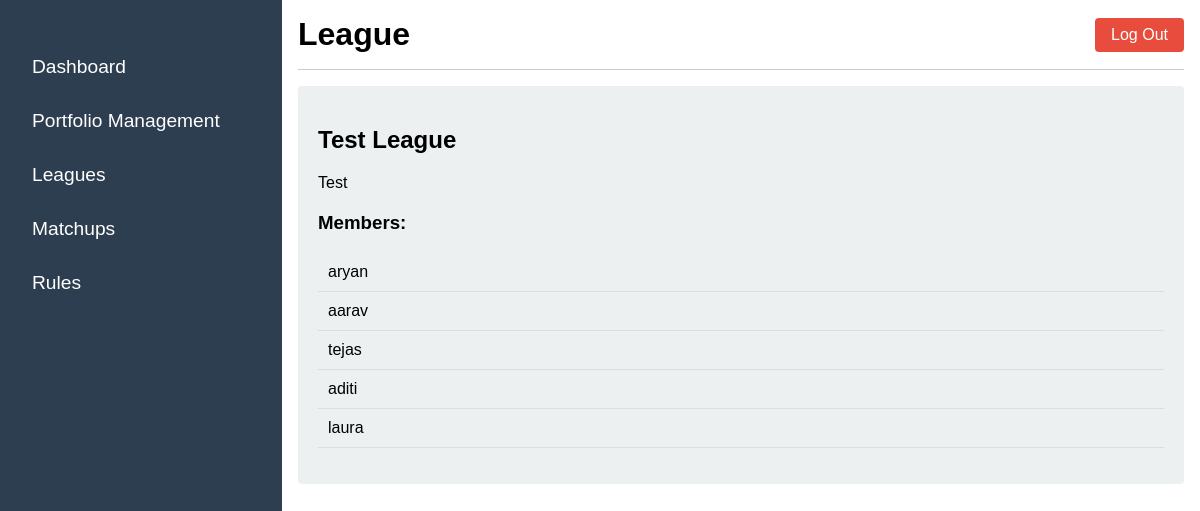
The app's page /league/ (signed in) with its own data.
### leagues/models.py (models this page shows, shortened)
class League(models.Model):
    name = models.CharField(max_length=100)
    description = models.TextField(blank=True)
    created_at = models.DateTimeField(auto_now_add=True)
    owner = models.ForeignKey(User, on_delete=models.CASCADE, related_name='owned_leagues')
    key = models.CharField(max_length=20, default = "")
    started = models.BooleanField(default=False)
    draftDone = models.BooleanField(default=False)
    length = models.IntegerField(default=7)
    current_week = models.IntegerField(default=1)
    next_week_date = models.DateField(null=True, blank=True)

class LeagueMembership(models.Model):
    user = models.ForeignKey(User, on_delete=models.CASCADE)
    league = models.ForeignKey(League, on_delete=models.CASCADE)
    joined_at = models.DateTimeField(auto_now_add=True)
    wins = models.IntegerField(default=0)  # New attribute
    losses = models.IntegerField(default=0)  # New attribute
    ties = models.IntegerField(default=0)  # New attribute

### leagues/views.py (the view, shortened to what this page needs)
# urls.py: path('league/', league_view, name='league'),
@login_required
def league_view(request):
    try:
        league_membership = LeagueMembership.objects.get(user=request.user)
        league = league_membership.league
    except LeagueMembership.DoesNotExist:
        league = None
    if league:
        is_owner = league.owner == request.user
        members = LeagueMembership.objects.filter(league=league) if is_owner else []
    else:
        is_owner = False
        members = []
    context = {
        'league': league,
        'is_owner': is_owner,
        'members': members,
        'started': league.started if league else False,
        'draftDone': league.draftDone if league else False
    }
    return render(request, 'league.html', context)

### templates/league.html (shortened to what this page needs)
<!DOCTYPE html>
<html lang="en">
<head>
    {% load static %}
    <link rel="stylesheet" href="{% static 'css/portal.css' %}">
</head>
<body>
    <div class="portal-container">
        <nav class="sidebar">
            <ul>
                <li><a href="{% url 'user_portal' %}">Dashboard</a></li>
                <li><a href="{% url 'portfolio_management' %}">Portfolio Management</a></li>
                <li><a href="{% url 'league' %}">Leagues</a></li>
                <li><a href="{% url 'matchups' %}">Matchups</a></li>
                <li><a href="#">Rules</a></li>
            </ul>
        </nav>
        <div class="main-content">
            <header>
                <div class="header-content">
                    <h1>League</h1>
                    <a href="{% url 'logout' %}" class="logout-button">Log Out</a>
                </div>
            </header>
            <section class="league-container">
                {% if league %}
                    <h2>{{ league.name }}</h2>
                    <p>{{ league.description }}</p>
                    {% if is_owner %}
                        <div class="members-list">
                            <h3>Members:</h3>
                            <ul>
                                {% for member in members %}
                                    <li>{{ member.user.username }}</li>
                                {% endfor %}
                            </ul>
                        </div>
                    {% endif %}
                {% else %}
                    <p>You are not part of any league. Please join or create a league.</p>
                    <a href="{% url 'create_league' %}" class="btn">Create League</a>
                    <a href="{% url 'join_league' %}" class="btn">Join League</a>
                {% endif %}
            </section>
        </div>
    </div>
</body>
</html>

### static/css/portal.css (style rules this page uses)
body { font-family: 'Arial', sans-serif; margin: 0; padding: 0; display: flex; height: 100vh; }
.portal-container { display: flex; width: 100%; }
.sidebar { width: 250px; background-color: #2c3e50; color: white; display: flex; flex-direction: column; justify-content: space-between; padding: 1rem; }
.sidebar ul { list-style-type: none; padding: 0; }
.sidebar ul li { margin: 1rem 0; }
.sidebar ul li a { color: white; text-decoration: none; font-size: 1.2rem; display: block; padding: 0.5rem 1rem; transition: background 0.3s; }
.main-content { flex-grow: 1; padding: 1rem; }
header { display: flex; justify-content: space-between; align-items: center; border-bottom: 1px solid #ccc; padding-bottom: 1rem; margin-bottom: 1rem; }
.header-content { display: flex; justify-content: space-between; align-items: center; width: 100%; }
h1 { margin: 0; }
.logout-button { background-color: #e74c3c; color: white; text-decoration: none; padding: 0.5rem 1rem; border-radius: 4px; transition: background 0.3s; }
section { padding: 1rem; background-color: #ecf0f1; border-radius: 4px; }

### templates/league.html (style rules this page uses)
.league-container { padding: 20px; }
.members-list { margin-top: 20px; }
.members-list ul { list-style-type: none; padding: 0; }
.members-list li { padding: 10px; border-bottom: 1px solid #ddd; }

### records on screen
League: name "Test League", description "Test"
LeagueMembership: user.username "aryan"
LeagueMembership: user.username "aarav"
LeagueMembership: user.username "tejas"
LeagueMembership: user.username "aditi"
LeagueMembership: user.username "laura"
